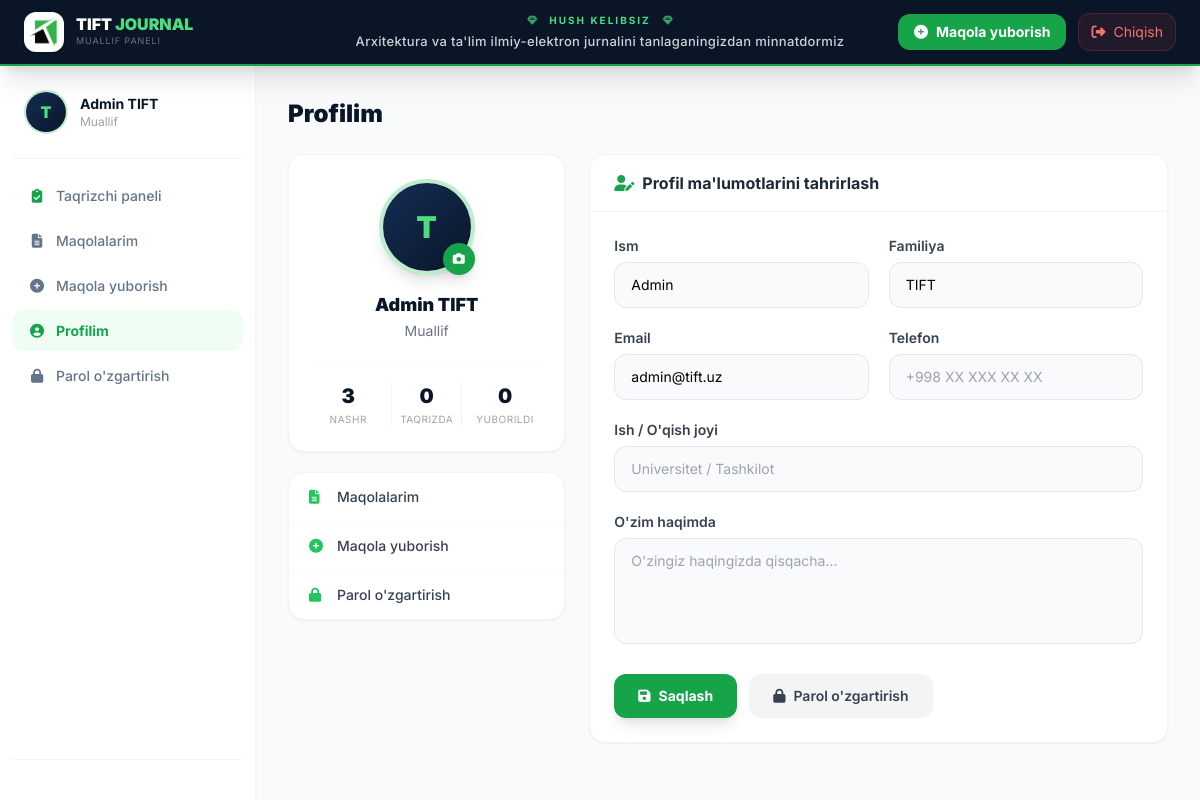
Screenshot of /profile/ (signed in) with the database file from the repository.
### journal/models.py (models this page shows, shortened)
class User(AbstractUser):
    ROLE_CHOICES = (
        ('author', 'Muallif'),
        ('reviewer', 'Taqrizchi'),
        ('editor', 'Muharrir'),
    )
    GENDER_CHOICES = (
        ('male', 'Erkak'),
        ('female', 'Ayol'),
    )
    role        = models.CharField(max_length=10, choices=ROLE_CHOICES, default='author')
    institution = models.CharField(max_length=255, blank=True, verbose_name="Ish/O'qish joyi")
    avatar      = models.ImageField(upload_to=user_avatar_path, null=True, blank=True, verbose_name="Profil rasmi")
    bio         = models.TextField(blank=True, verbose_name="O'zim haqimda")
    phone       = models.CharField(max_length=20, blank=True, verbose_name="Telefon raqam")
    gender      = models.CharField(max_length=10, choices=GENDER_CHOICES, null=True, blank=True, verbose_name="Jinsi")
    country     = models.CharField(max_length=100, null=True, blank=True, default="O'zbekiston", verbose_name="Davlat")

### journal/views.py (the view)
# urls.py: path('profile/', views.profile, name='profile'),
@login_required
def profile(request):
    if request.method == 'POST':
        form = ProfileUpdateForm(request.POST, request.FILES, instance=request.user)
        if form.is_valid():
            form.save()
            messages.success(request, 'Profil muvaffaqiyatli yangilandi!')
            return redirect('profile')
        else:
            messages.error(request, 'Xatolik yuz berdi. Iltimos, qaytadan urinib ko\'ring.')
    else:
        form = ProfileUpdateForm(instance=request.user)
    articles = Article.objects.filter(author=request.user).order_by('-created_at')
    status_counts = {
        'submitted':    articles.filter(status='submitted').count(),
        'under_review': articles.filter(status='under_review').count(),
        'accepted':     articles.filter(status='accepted').count(),
        'published':    articles.filter(status='published').count(),
        'rejected':     articles.filter(status='rejected').count(),
    }
    return render(request, 'profile.html', {
        'form': form,
        'articles': articles,
        'status_counts': status_counts,
    })

### journal/forms.py (shortened to what this page needs)
class ProfileUpdateForm(forms.ModelForm):
    class Meta:
        model = User
        fields = ['avatar', 'first_name', 'last_name', 'email', 'institution', 'phone', 'bio']
        widgets = {
            'first_name':  forms.TextInput(attrs={'class': css_input, 'placeholder': 'Ism'}),
            'last_name':   forms.TextInput(attrs={'class': css_input, 'placeholder': 'Familiya'}),
            'email':       forms.EmailInput(attrs={'class': css_input, 'placeholder': 'Email'}),
            'institution': forms.TextInput(attrs={'class': css_input, 'placeholder': 'Universitet / Tashkilot'}),
            'phone':       forms.TextInput(attrs={'class': css_input, 'placeholder': '+998 XX XXX XX XX'}),
            'bio':         forms.Textarea(attrs={'class': css_textarea, 'rows': 4, 'placeholder': 'O\'zingiz haqingizda qisqacha...'}),
            'avatar':      forms.FileInput(attrs={'class': 'hidden', 'accept': 'image/*'}),
        }

### templates/profile.html (shortened to what this page needs)
{% extends 'dashboard_base.html' %}
{% load static i18n %}
{% block dashboard_content %}
<div class="grid grid-cols-1 lg:grid-cols-3 gap-6">
    <div class="space-y-5">
        <div class="bg-white rounded-2xl border border-gray-100 shadow-sm p-6 text-center">
            <div class="relative inline-block mb-4">
                <div class="w-24 h-24 rounded-full overflow-hidden border-4 border-green-500/30 shadow-lg mx-auto">
                    {% if user.avatar %}
                        <img src="{{ user.avatar.url }}" alt="Avatar" class="w-full h-full object-cover">
                    {% else %}
                        <div class="w-full h-full bg-gradient-to-br from-navy-700 to-navy-900 flex items-center justify-center">
                            <span class="text-green-400 font-black text-3xl">{{ user.username|first|upper }}</span>
                        </div>
                    {% endif %}
                </div>
                <label for="id_avatar"
                       class="absolute bottom-0 right-0 w-8 h-8 bg-green-600 hover:bg-green-500 rounded-full flex items-center justify-center cursor-pointer shadow-lg transition-all hover:scale-110">
                    <i class="fas fa-camera text-white text-xs"></i>
                </label>
            </div>
            <h2 class="font-black text-navy-900 text-lg">{{ user.get_full_name|default:user.username }}</h2>
            <p class="text-gray-500 text-sm mt-0.5">{{ user.get_role_display }}</p>
            <div class="grid grid-cols-3 gap-2 mt-5 pt-5 border-t border-gray-50">
                <div class="text-center">
                    <div class="font-black text-navy-900 text-xl">{{ status_counts.published }}</div>
                    <div class="text-[10px] text-gray-400 uppercase tracking-wider mt-0.5">{% trans "Nashr" %}</div>
                </div>
                <div class="text-center border-x border-gray-100">
                    <div class="font-black text-navy-900 text-xl">{{ status_counts.under_review }}</div>
                    <div class="text-[10px] text-gray-400 uppercase tracking-wider mt-0.5">{% trans "Taqrizda" %}</div>
                </div>
                <div class="text-center">
                    <div class="font-black text-navy-900 text-xl">{{ status_counts.submitted }}</div>
                    <div class="text-[10px] text-gray-400 uppercase tracking-wider mt-0.5">{% trans "Yuborildi" %}</div>
                </div>
            </div>
        </div>
        <div class="bg-white rounded-2xl border border-gray-100 shadow-sm overflow-hidden">
            <a href="{% url 'my_articles' %}" class="flex items-center gap-3 px-5 py-3.5 hover:bg-gray-50 transition text-sm font-medium text-gray-700 border-b border-gray-50">
                <i class="fas fa-file-alt text-green-500 w-4"></i> {% trans "Maqolalarim" %}
            </a>
            <a href="{% url 'submit_article' %}" class="flex items-center gap-3 px-5 py-3.5 hover:bg-gray-50 transition text-sm font-medium text-gray-700 border-b border-gray-50">
                <i class="fas fa-plus-circle text-green-500 w-4"></i> {% trans "Maqola yuborish" %}
            </a>
            <a href="{% url 'change_password' %}" class="flex items-center gap-3 px-5 py-3.5 hover:bg-gray-50 transition text-sm font-medium text-gray-700">
                <i class="fas fa-lock text-green-500 w-4"></i> {% trans "Parol o'zgartirish" %}
            </a>
        </div>
    </div>
    <div class="lg:col-span-2">
        <div class="bg-white rounded-2xl border border-gray-100 shadow-sm overflow-hidden">
            <div class="px-6 py-4 border-b border-gray-100 flex items-center gap-2">
                <i class="fas fa-user-edit text-green-600"></i>
                <h3 class="font-bold text-gray-800">{% trans "Profil ma'lumotlarini tahrirlash" %}</h3>
            </div>
            <form method="post" enctype="multipart/form-data" class="p-6">
                <div class="grid grid-cols-1 md:grid-cols-2 gap-5">
                    <div>
                        <label class="block text-sm font-semibold text-gray-700 mb-1.5">{% trans "Ism" %}</label>
                        {{ form.first_name }}
                    </div>
                    <div>
                        <label class="block text-sm font-semibold text-gray-700 mb-1.5">{% trans "Familiya" %}</label>
                        {{ form.last_name }}
                    </div>
                    <div>
                        <label class="block text-sm font-semibold text-gray-700 mb-1.5">Email</label>
                        {{ form.email }}
                    </div>
                    <div>
                        <label class="block text-sm font-semibold text-gray-700 mb-1.5">{% trans "Telefon" %}</label>
                        {{ form.phone }}
                    </div>
                    <div class="md:col-span-2">
                        <label class="block text-sm font-semibold text-gray-700 mb-1.5">{% trans "Ish / O'qish joyi" %}</label>
                        {{ form.institution }}
                    </div>
                    <div class="md:col-span-2">
                        <label class="block text-sm font-semibold text-gray-700 mb-1.5">{% trans "O'zim haqimda" %}</label>
                        {{ form.bio }}
                    </div>
                </div>
                <div class="mt-6 flex gap-3">
                    <button type="submit"
                            class="flex items-center gap-2 bg-green-600 hover:bg-green-500 text-white font-bold px-6 py-3 rounded-xl transition-all hover:scale-105 text-sm shadow-lg">
                        <i class="fas fa-save"></i> {% trans "Saqlash" %}
                    </button>
                    <a href="{% url 'change_password' %}"
                       class="flex items-center gap-2 bg-gray-100 hover:bg-gray-200 text-gray-700 font-semibold px-6 py-3 rounded-xl transition text-sm">
                        <i class="fas fa-lock"></i> {% trans "Parol o'zgartirish" %}
                    </a>
                </div>
            </form>
        </div>
    </div>
</div>
{% endblock %}

### templates/dashboard_base.html (shortened to what this page needs)
{% load static i18n %}
<!DOCTYPE html>
<html lang="{{ LANGUAGE_CODE|default:'uz' }}">
<head>
    <script src="{% static 'js/tailwind.min.js' %}"></script>
    <link rel="stylesheet" href="{% static 'css/fonts.css' %}">
    <link rel="stylesheet" href="{% static 'css/fontawesome.min.css' %}">
</head>
<body class="min-h-screen flex flex-col">
<header class="bg-navy-900 border-b-2 border-green-600 sticky top-0 z-50 shadow-xl">
    <div class="flex items-center justify-between px-6 py-3 relative">
        <a href="{% url 'index' %}" class="flex items-center gap-3 group z-10">
            <div class="w-10 h-10 bg-white rounded-xl flex items-center justify-center shadow overflow-hidden">
                <img src="{% static 'images/tift.png' %}?v=3" alt="TIFT" class="w-8 h-8 object-contain"
                     onerror="this.style.display='none'">
            </div>
            <div>
                <div class="text-white font-black text-base leading-none">TIFT <span class="text-green-400">JOURNAL</span></div>
                <div class="text-gray-500 text-[9px] uppercase tracking-widest mt-0.5">{% trans "Muallif paneli" %}</div>
            </div>
        </a>
        <div class="hidden lg:flex flex-col items-center justify-center absolute left-1/2 -translate-x-1/2 whitespace-nowrap pointer-events-none w-full text-center">
            <div class="flex items-center justify-center gap-3">
                <i class="fas fa-gem text-green-400 text-[10px] opacity-70"></i>
                <div class="text-green-400 font-bold text-[10px] tracking-[0.2em] uppercase">{% trans "Hush kelibsiz" %}</div>
                <i class="fas fa-gem text-green-400 text-[10px] opacity-70"></i>
            </div>
            <div class="text-white/80 text-[13px] font-medium mt-1 tracking-wide">
                {% trans "Arxitektura va ta'lim ilmiy-elektron jurnalini tanlaganingizdan minnatdormiz" %}
            </div>
        </div>
        <div class="flex items-center gap-3 z-10">
            <a href="{% url 'submit_article' %}"
               class="hidden md:flex items-center gap-2 bg-green-600 hover:bg-green-500 text-white text-sm font-bold px-4 py-2 rounded-xl transition-all hover:scale-105 shadow">
                <i class="fas fa-plus-circle"></i> {% trans "Maqola yuborish" %}
            </a>
            <form action="{% url 'logout' %}" method="post">
                <button type="submit"
                        class="flex items-center gap-2 bg-red-500/10 hover:bg-red-500/20 text-red-400 hover:text-red-300 text-sm px-3 py-2 rounded-xl transition border border-red-500/20">
                    <i class="fas fa-sign-out-alt"></i>
                    <span class="hidden md:inline">{% trans "Chiqish" %}</span>
                </button>
            </form>
        </div>
    </div>
</header>
<div class="flex flex-1 overflow-hidden">
    <aside class="w-64 bg-white border-r border-gray-100 shadow-sm flex flex-col py-6 px-3 hidden md:flex flex-shrink-0">
        <div class="flex items-center gap-3 px-3 pb-6 mb-4 border-b border-gray-100">
            <div class="w-11 h-11 rounded-full overflow-hidden border-2 border-green-500/30 flex-shrink-0">
                {% if user.avatar %}
                    <img src="{{ user.avatar.url }}" class="w-full h-full object-cover">
                {% else %}
                    <div class="w-full h-full bg-gradient-to-br from-navy-700 to-navy-900 flex items-center justify-center">
                        <span class="text-green-400 font-black text-base">{{ user.username|first|upper }}</span>
                    </div>
                {% endif %}
            </div>
            <div class="min-w-0">
                <div class="text-navy-900 font-bold text-sm truncate">{{ user.get_full_name|default:user.username }}</div>
                <div class="text-gray-400 text-xs">{{ user.get_role_display }}</div>
            </div>
        </div>
        <nav class="flex-1 space-y-1">
            {% if user.role == 'reviewer' or user.role == 'editor' or user.is_staff or user.is_superuser %}
            <a href="{% url 'reviewer_dashboard' %}"
               class="sidebar-link {% if request.resolver_match.url_name == 'reviewer_dashboard' %}active{% endif %}">
                <i class="fas fa-clipboard-check text-green-600"></i> {% trans "Taqrizchi paneli" %}
            </a>
            {% endif %}
            <a href="{% url 'my_articles' %}"
               class="sidebar-link {% if request.resolver_match.url_name == 'my_articles' %}active{% endif %}">
                <i class="fas fa-file-alt"></i> {% trans "Maqolalarim" %}
            </a>
            <a href="{% url 'submit_article' %}"
               class="sidebar-link {% if request.resolver_match.url_name == 'submit_article' %}active{% endif %}">
                <i class="fas fa-plus-circle"></i> {% trans "Maqola yuborish" %}
            </a>
            <a href="{% url 'profile' %}"
               class="sidebar-link {% if request.resolver_match.url_name == 'profile' %}active{% endif %}">
                <i class="fas fa-user-circle"></i> {% trans "Profilim" %}
            </a>
            <a href="{% url 'change_password' %}"
               class="sidebar-link {% if request.resolver_match.url_name == 'change_password' %}active{% endif %}">
                <i class="fas fa-lock"></i> {% trans "Parol o'zgartirish" %}
            </a>
        </nav>
        <div class="mt-auto pt-4 border-t border-gray-100"></div>
    </aside>
    <main class="flex-1 overflow-y-auto p-6 md:p-8">
        <div class="mb-6">
            <h1 class="text-2xl font-black text-navy-900">{% block page_title %}
                {% if request.resolver_match.url_name == 'reviewer_dashboard' %}{% trans "Taqrizchi va Muharrirlar Paneli" %}
                {% elif request.resolver_match.url_name == 'my_articles' %}{% trans "Maqolalarim" %}
                {% elif request.resolver_match.url_name == 'submit_article' %}{% trans "Maqola yuborish" %}
                {% elif request.resolver_match.url_name == 'profile' %}{% trans "Profilim" %}
                {% elif request.resolver_match.url_name == 'change_password' %}{% trans "Parol o'zgartirish" %}
                {% else %}{% trans "Dashboard" %}{% endif %}
            {% endblock %}</h1>
        </div>
        {% block dashboard_content %}{% endblock %}
    </main>
</div>
</body>
</html>

### templates/dashboard_base.html (style rules this page uses)
body { font-family: 'Inter', sans-serif; background: #f8fafc; }
.sidebar-link { display:flex; align-items:center; gap:10px; padding:10px 16px; border-radius:12px; font-size:14px; font-weight:500; color:#64748b; transition:all 0.2s; }
.sidebar-link:hover, .sidebar-link.active { background:#f0fdf4; color:#16a34a; }
.sidebar-link.active { font-weight:700; }
.sidebar-link i { width:18px; text-align:center; }

### rows the page displays
User: username|first "T", get_full_name "Admin TIFT", role "Muallif", first_name "Admin", last_name "TIFT", email "admin@tift.uz"

### other values shown
{{ status_counts.published }} "3"
{{ status_counts.under_review }} "0"
{{ status_counts.submitted }} "0"
